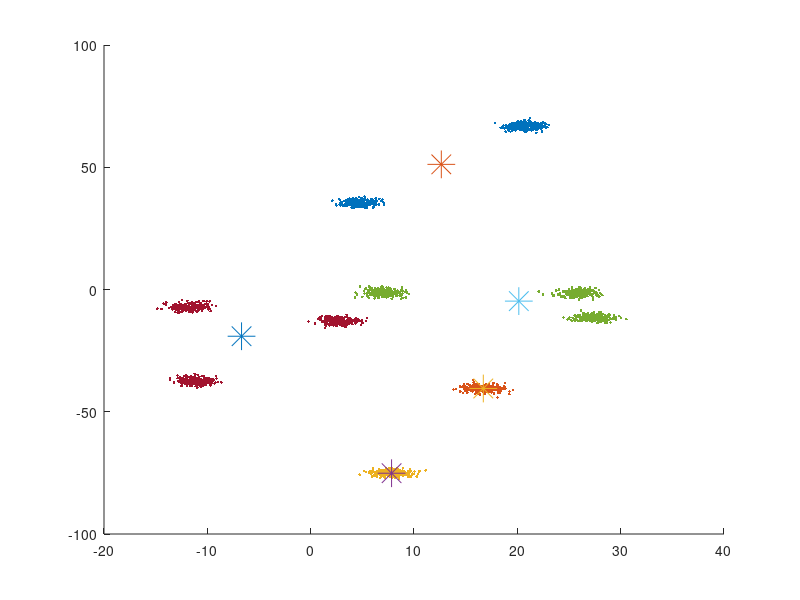

Recreate this plot in MATLAB.
clear;

muRows = 30*randn(10,2);%[10 10; 0 0; -10 10];
k = 5;
n = 250;
d = size(muRows,2);

ptRows = zeros(0,d);
for i=1:size(muRows,1),
    ptRows = [ptRows; randn(n,d)+repmat(muRows(i,:), [n 1])];
end

clf; hold on;



[idx,C] = kmeans(ptRows,k);

for i=1:k,
    plot(ptRows(idx==i,1),ptRows(idx==i,2),'.');
    plot(C(i,1),C(i,2),'*','markerSize',20);
end